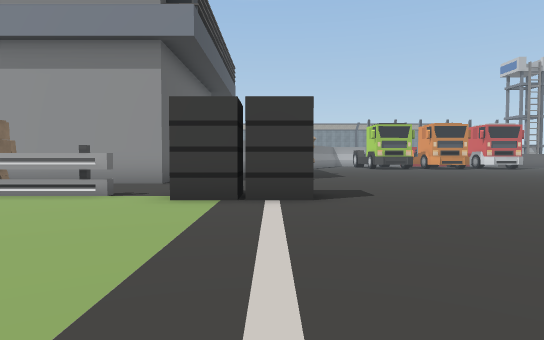
View 1 (above)

24 first-person views from a walk through a 3-D level made in the Unity game engine. The camera is 1.3 m above the floor, tilts 2° down and sees 75° across. The floor is counted in squares, 2 m on a side. Each view is taken from the middle of a square. On the plan, view 1 faces up. The plan holds only what a view shows up to about 10 squares ahead; the rest is blank. The place goes on beyond the plan. The player is left out. Some surface patterns are stand-ins.

View 2
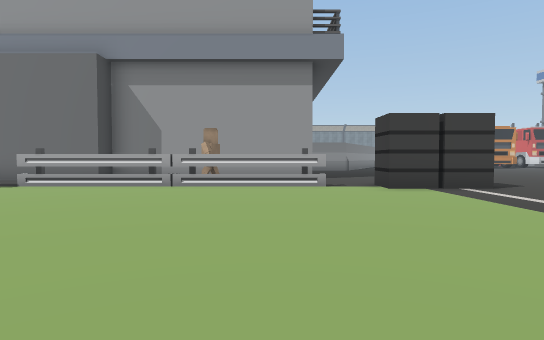

View 3
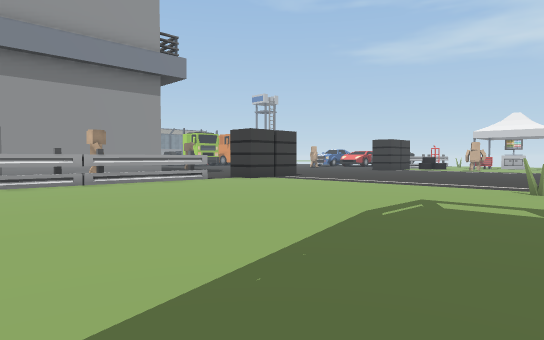

View 4
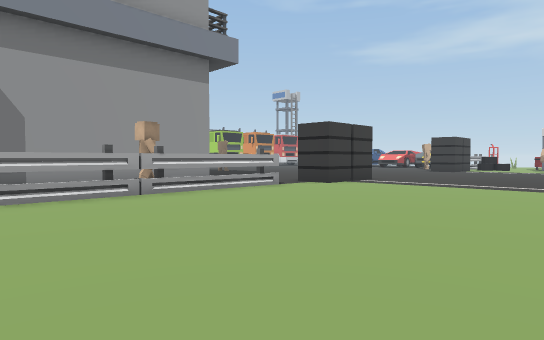

View 5
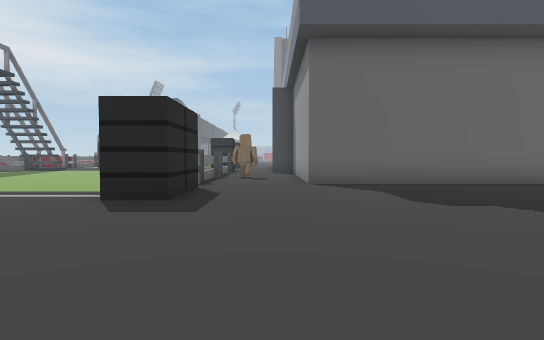

View 6
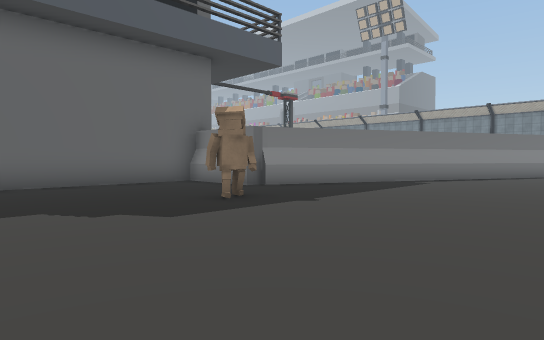

View 7
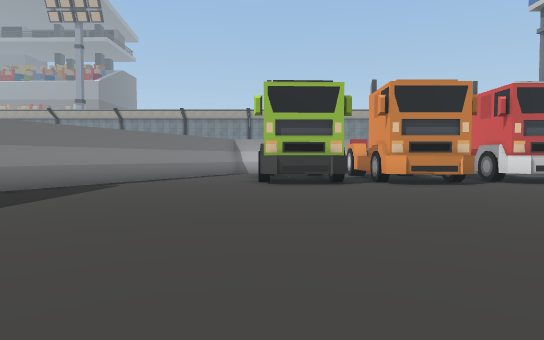

View 8
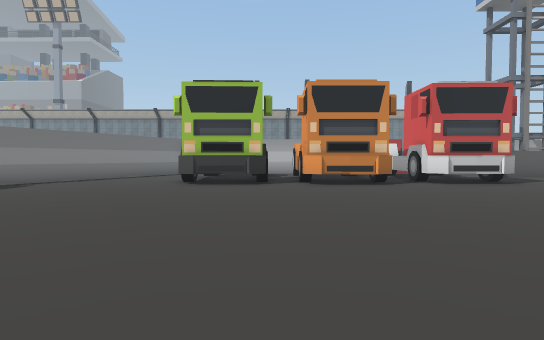

View 9
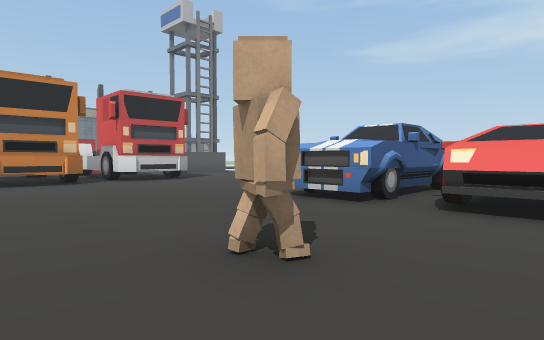

View 10
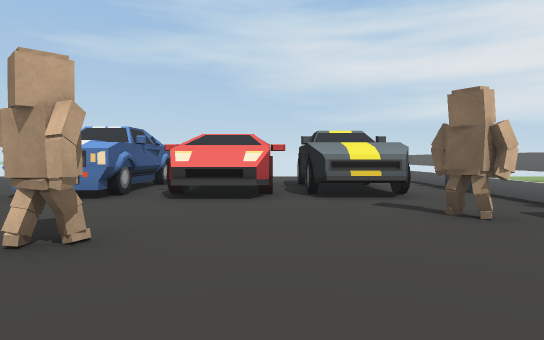

View 11
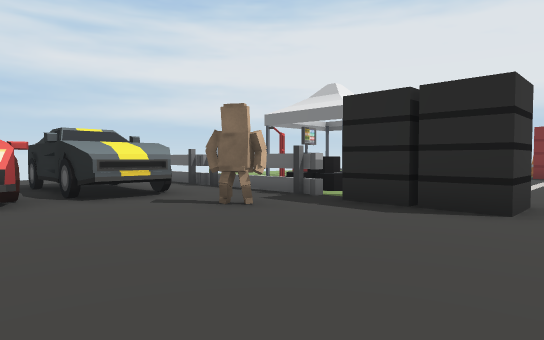

View 12
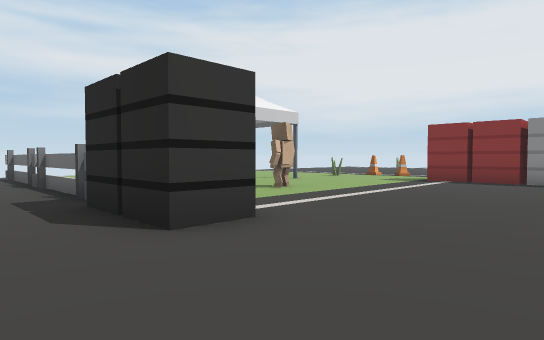

View 13
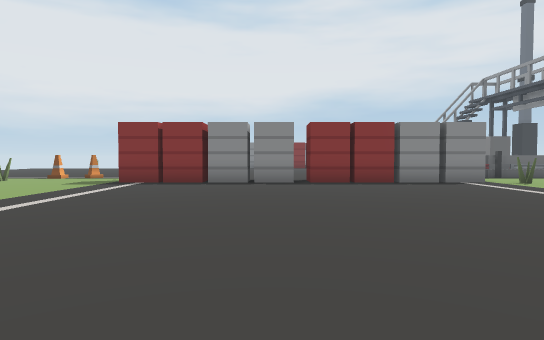

View 14
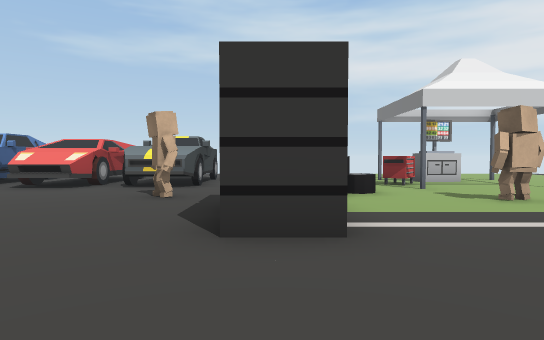

View 15
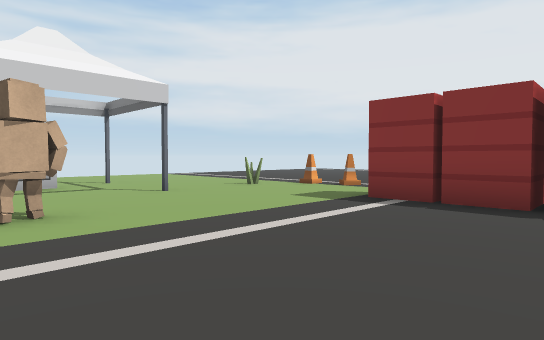

View 16
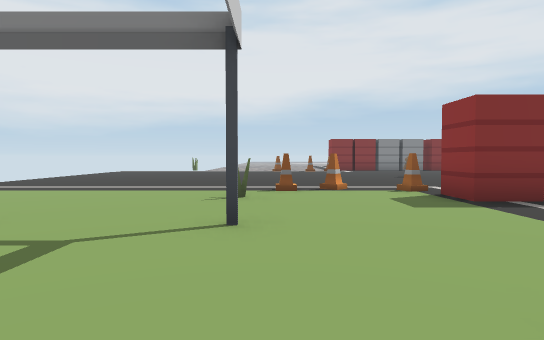

View 17
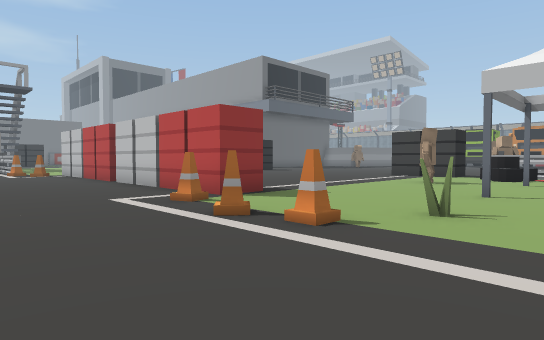

View 18
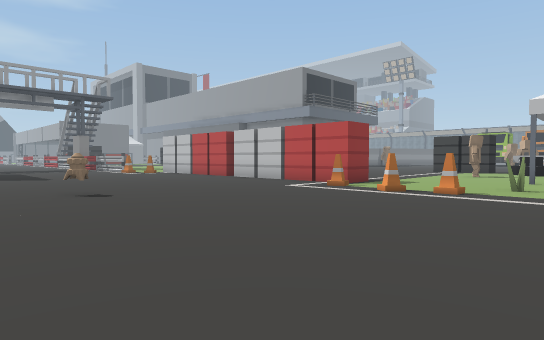

View 19
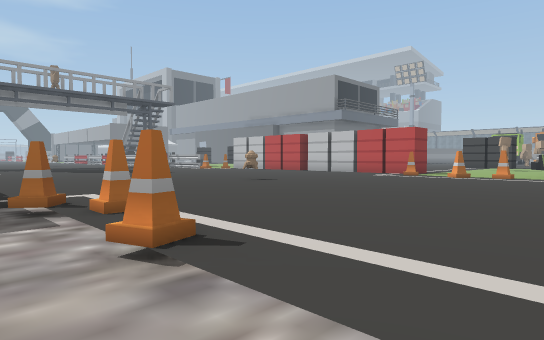

View 20
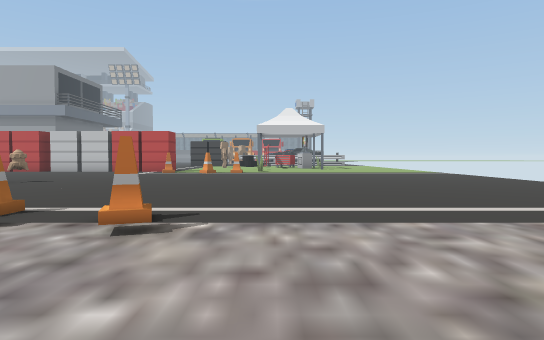

View 21
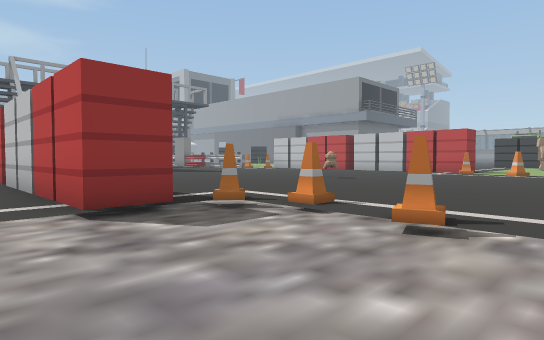

View 22
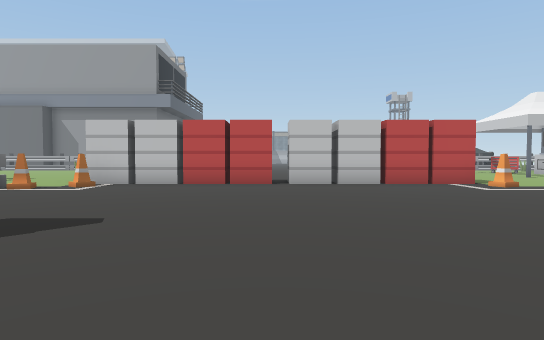

View 23
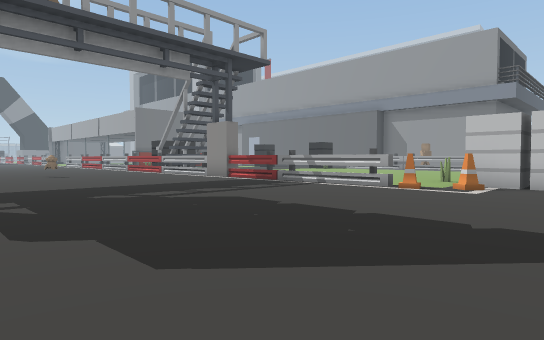

View 24
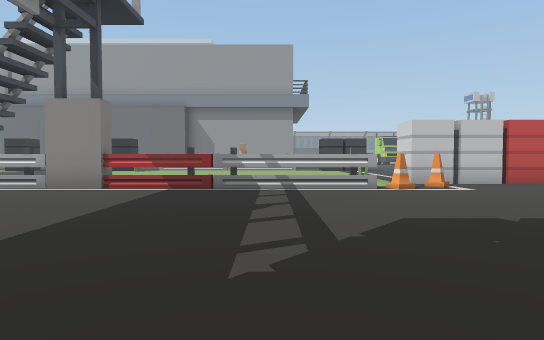

### Floor plan
Key: @ floor where view 1 was taken; # wall or solid block; x gap in a wall; . main floor; - floor 0.25 m lower than the main floor; / step, stairs or slope; ^ raised ledge; T truck; C cart; E tent; N cone; R rocket; O other object.
Columns run from 9 left of view 1 to 19 right of it. Each row starts with its distance up from view 1.
 21            #...  TT TT T.
 20           ##...TTTTT#TTT.
 19           #.............
 18          ##.............
 17          #..............
 16       ####..............
 15       #.................
 14       #...............#
 13       #...............####
 12       #............#..O#
 11       #...............##
 10       #...............O##
  9  ######...............O##O
  8      ...............#.O##O
  7    # .....................
  6 #######.##.......###xx#.###
  5 ....................^^C
  4 .....................^.
  3 .......................CE
  2 .......................##
  1 ........................x
  0 .........@...........E..E.
 -1 ..........................
 -2 ........x##########.......
 -3 .....  ..##########..#.....
 -4 x###.##.NN........N.NN......
 -5 ............................
 -6 .............................
 -7  ............................
 -8  ............................
 -9 ................R............
-10 ............................
-11  ...........................
-12      . ....................
-13            ...............
-14              .....NN/N///
-15                   #------
-16              ######-----
-17                   /----

Positions as (right, up) in squares from view 1, and headings:
1: (0, 0), facing up
2: (-4, -2), facing up
3: (-9, -3), facing up-right
4: (-9, 0), facing up-right
5: (6, 8), facing left
6: (6, 10), facing up-left
7: (6, 11), facing up
8: (8, 11), facing up
9: (8, 10), facing up-right
10: (7, 10), facing right
11: (7, 11), facing down-right
12: (5, 8), facing down-right
13: (5, 7), facing down
14: (5, 6), facing right
15: (6, 3), facing down-right
16: (12, 3), facing down
17: (14, -7), facing up-left
18: (14, -11), facing up-left
19: (14, -15), facing up-left
20: (13, -17), facing up
21: (13, -17), facing up-left
22: (4, -12), facing up
23: (2, -12), facing up-left
24: (-4, -12), facing up
